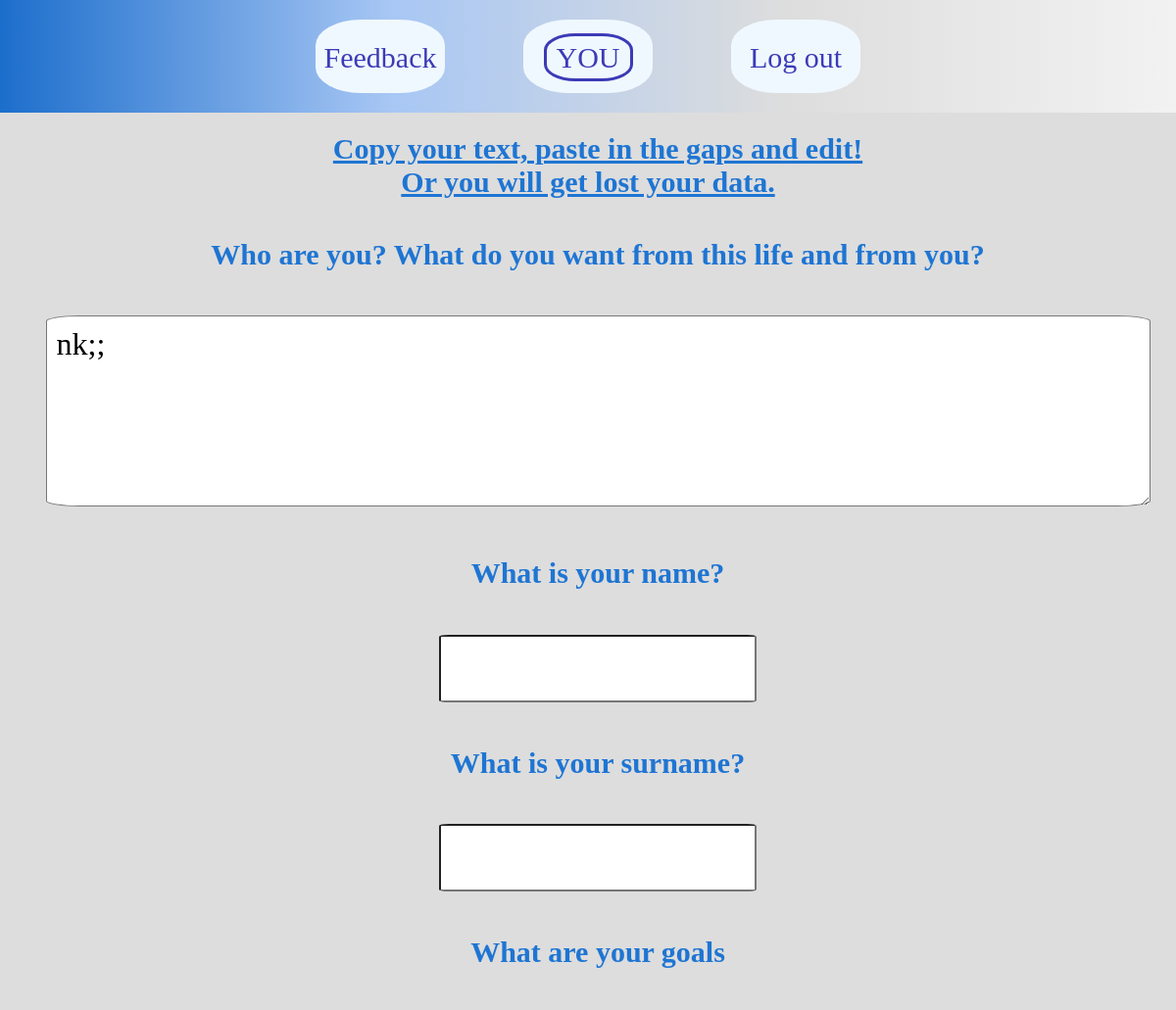
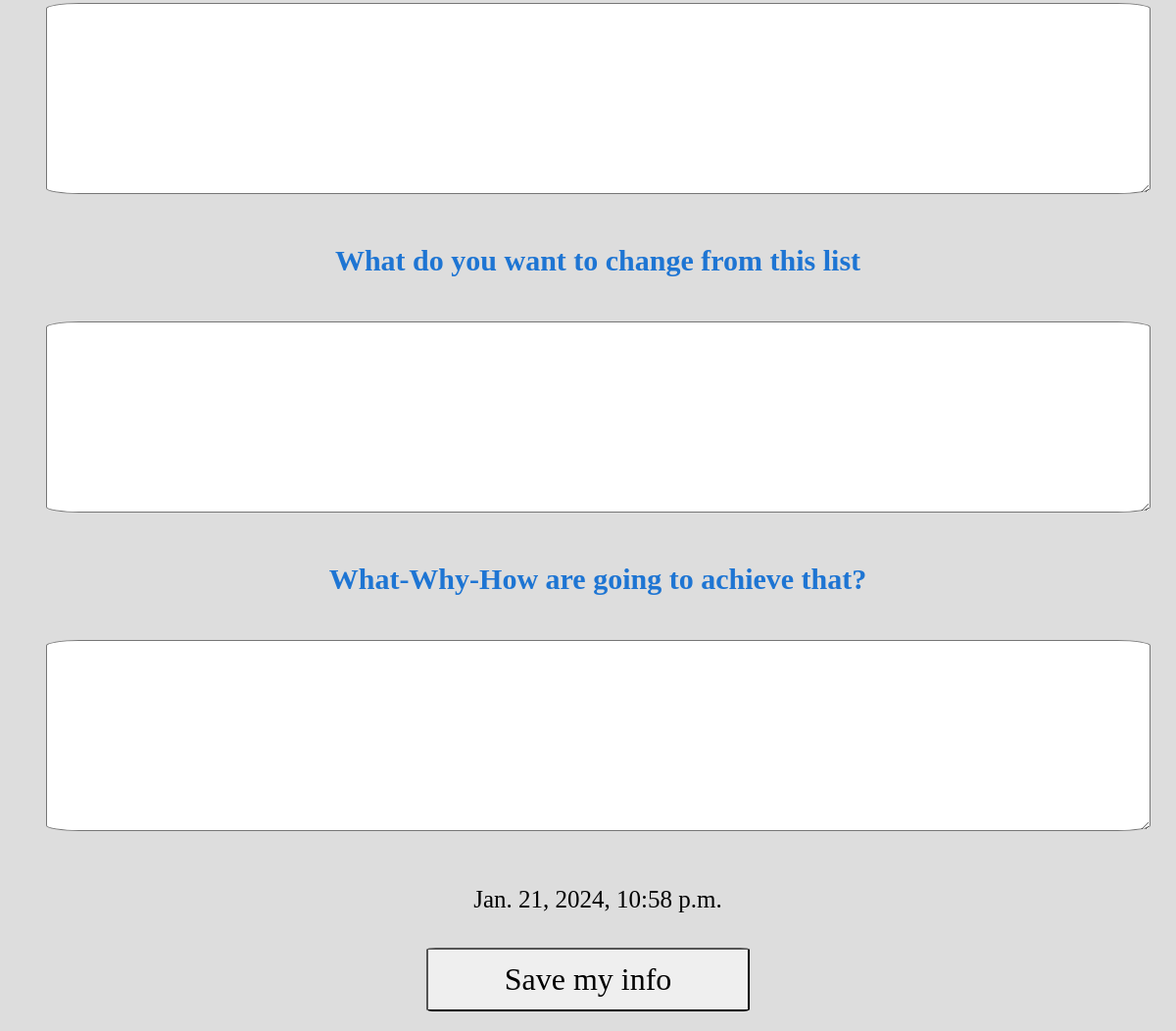
/who_are_you/ (signed in), run on an earlier commit of the app's database (2 pictures, top to bottom).
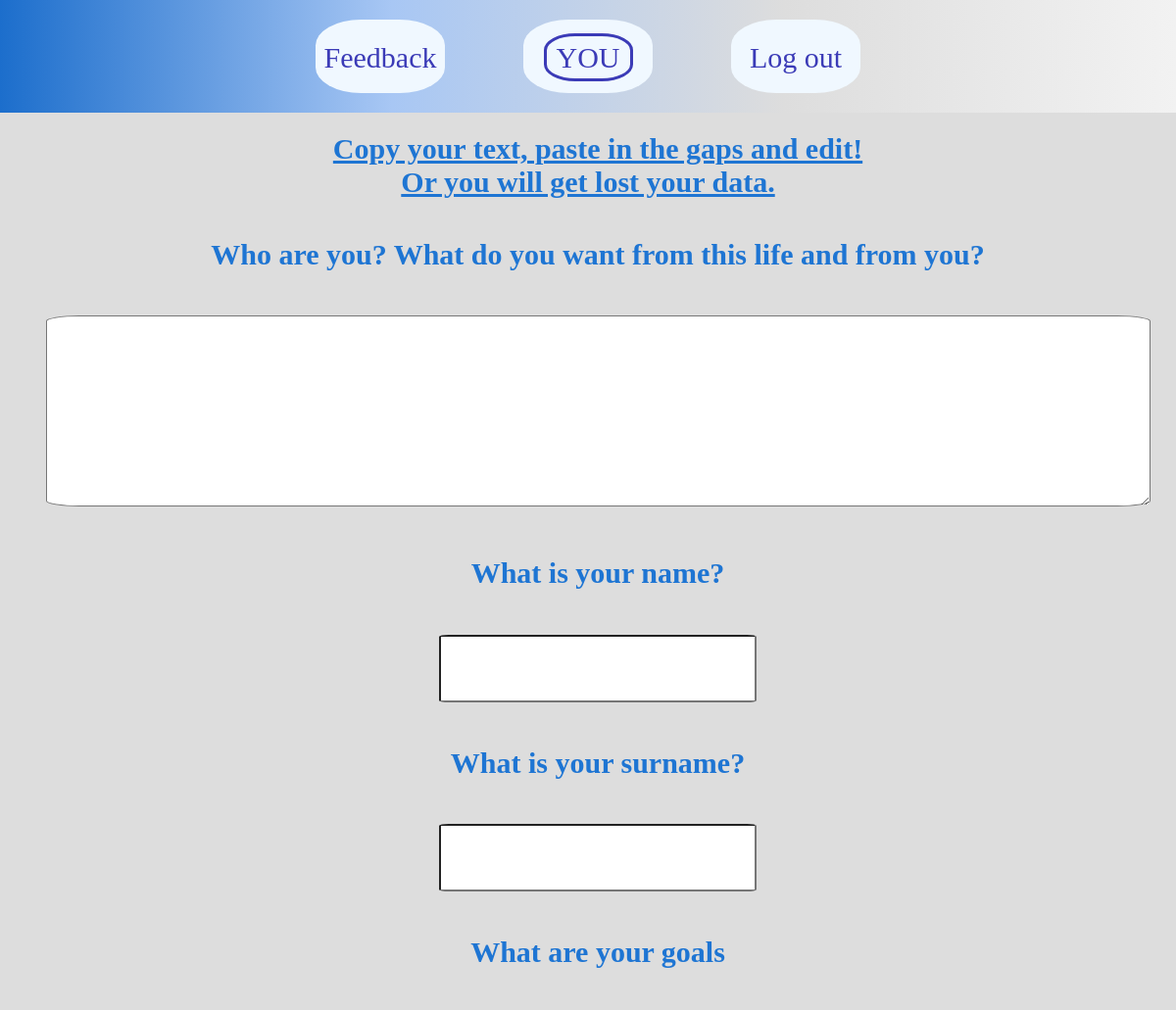
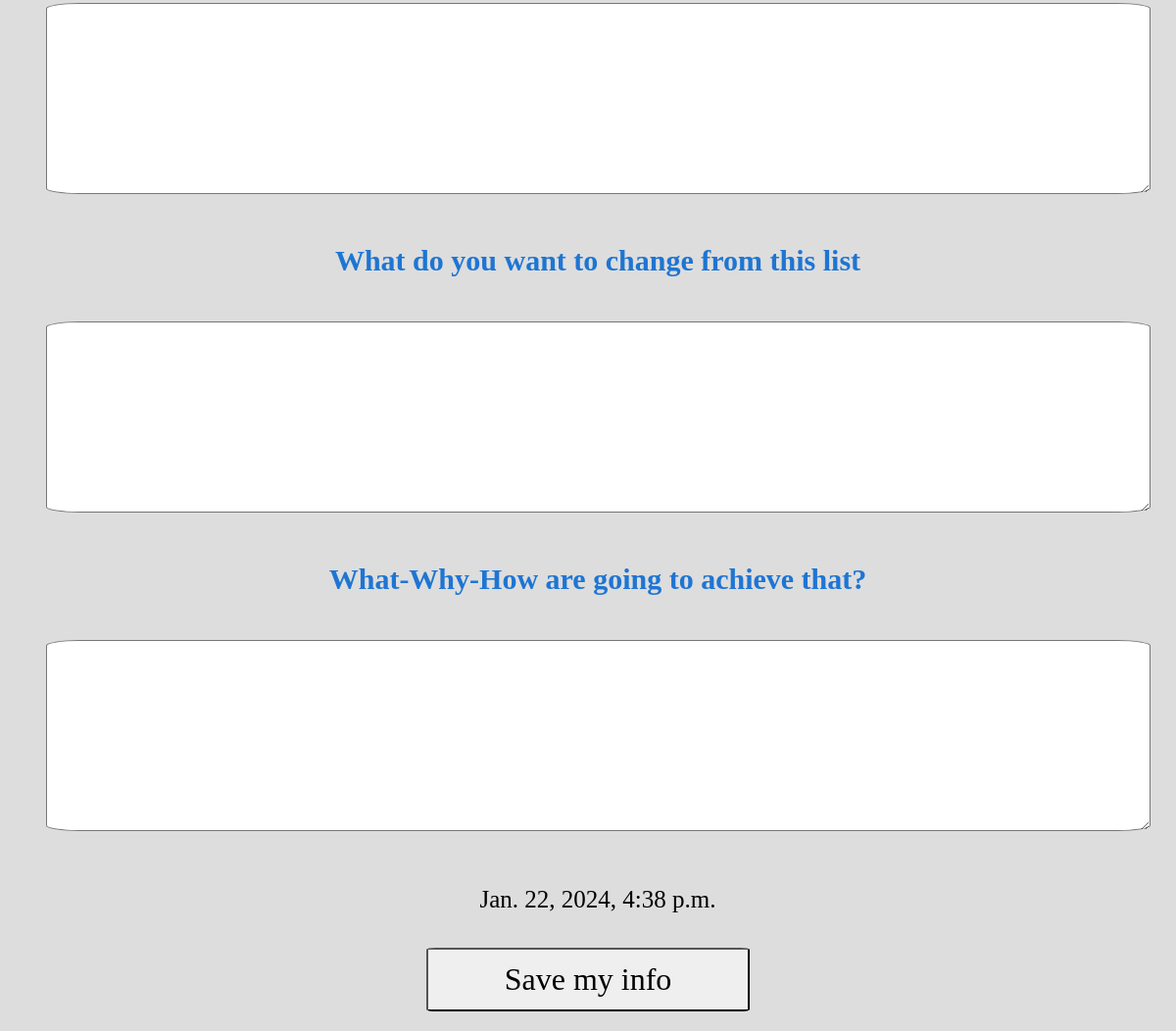
And on a later commit of the database (2 pictures, top to bottom).
### main/models.py (models this page shows)
class BaseModel(models.Model):
    class Meta:
        abstract = True
    text0 = models.TextField(blank=True)
    changes = models.TextField(blank=True)
    what_why_how = models.TextField(blank=True)
    date_time = models.DateTimeField()
    user = models.OneToOneField(User, on_delete=models.CASCADE)

class Parameter1WhoAreYou(BaseModel):
    class Meta:
        verbose_name_plural = 'Parameter1WhoAreYou'
    name = models.CharField(max_length=200, blank=True)
    surname = models.CharField(max_length=200, blank=True)
    goals = models.TextField(blank=True)

### main/views.py (the view)
# urls.py: path('who_are_you/', main_views.add_parameter1_who_are_you, name='who_are_you'),
@login_required
def add_parameter1_who_are_you(request):
    user = User.objects.get(username=request.user)
    if request.method == 'POST':
        form = AddWhoAreYou(request.POST)
        if WhoAreYou.objects.filter(user_id=user.id).exists():
            if form.is_valid():
                form_text0 = form.cleaned_data['text0']
                form_changes = form.cleaned_data['changes']
                form_wwh = form.cleaned_data['what_why_how']
                form_name = form.cleaned_data['name']
                form_surname = form.cleaned_data['surname']
                form_goals = form.cleaned_data['goals']
                WhoAreYou.objects.filter(user_id=user.id).update(
                    text0=form_text0,
                    changes=form_changes,
                    what_why_how=form_wwh,
                    date_time=datetime.datetime.now(),
                    name=form_name,
                    surname=form_surname,
                    goals=form_goals
                    )
        else:
            if form.is_valid():
                save_taken_info(form, user)
        return redirect('/who_are_you/')
    else:
        if WhoAreYou.objects.filter(user_id=user.id).exists():
            model = WhoAreYou.objects.get(user_id=user.id)
            form = AddWhoAreYou(instance=model)
            date_time = model.date_time
            return render(request, 'show_who_are_you.html', {'date_time':date_time, 'form':form})
        else:
            form = AddWhoAreYou()
            return render(request, 'who_are_you.html', {'form':form})

### main/forms.py
class AddParameter1WhoAreYou(forms.ModelForm):
    class Meta:
        model = Parameter1WhoAreYou
        fields = ('text0', 'name', 'surname', 'goals', 'changes', 'what_why_how')
        exlude = ('date_time', 'user')
        labels = {
            'text0':'Who are you? What do you want from this life and from you?',
            'name':'What is your name?',
            'surname':'What is your surname?',
            'goals':'What are your goals',
            'changes':'What do you want to change from this list',
            'what_why_how':'What-Why-How are going to achieve that?',
            }

### main/templates/show/show_who_are_you.html
{% extends 'base_show.html' %}
{% block 'questions' %}
    <h1>{{ form.name.label }}</h1>
    <p>{{ form.name }}</p>
    <h1>{{ form.surname.label }}</h1>
    <p>{{ form.surname }}</p>
    <h1>{{ form.goals.label }}</h1>
    <p>{{ form.goals }}</p>
{% endblock %}

### main/templates/show/base_show.html (shortened to what this page needs)
{% extends 'base.html' %}
{% load static %}
{% block 'links' %}<link rel="stylesheet" type="text/css" href="{% static 'main/css/form.css' %}">{% endblock %}
{% block 'content' %}
<form method="post">
    <h1 style="text-decoration: underline;">Copy your text, paste in the gaps and edit!<br>Or you will get lost your data.</h1>
    <h1>{{ form.text0.label }}</h1>
    <p>{{ form.text0 }}</p>
    {% block 'questions' %}
    {% endblock %}
    <h1>{{ form.changes.label }}</h1>
    <p>{{ form.changes }}</p>
    <h1>{{ form.what_why_how.label }}</h1>
    <p>{{ form.what_why_how }}</p>
    <p>{{ date_time }}</p>
    <div>
        <input type="submit" value="Save my info">
    </div>
</form>
{% endblock %}

What changed in the data, as far as the page shows it:
changed Parameter1WhoAreYou: text0 "nk;;" → (not shown); date_time "Jan. 21, 2024, 10:58 p.m." → "Jan. 22, 2024, 4:38 p.m."
